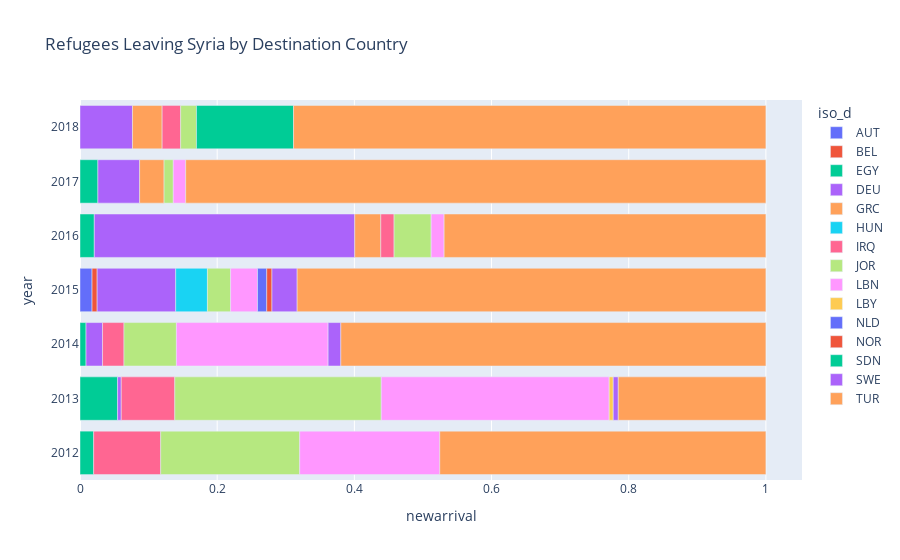

Notebook code cell kept with this figure:
### Code cell
import plotly.express as px

norm_df = df[(df.iso_o == 'SYR') & (df.year >= 2012) & (df.year <= 2018)  & (df.newarrival > 10000) ]
norm_df['newarrival'] = norm_df.groupby(['iso_o', 'year'])['newarrival'].transform(lambda x: x / x.sum())
# norm_df['year'] = norm_df['year'].astype('str')

fig = px.bar(norm_df, y="year", x="newarrival", color="iso_d", title="Refugees Leaving Syria by Destination Country", orientation = 'h')
fig.show()

### Figure 1 — Plotly figure (JSON) as saved in the notebook; plotly's stock layout.template omitted (floating-point values rounded to 4 significant figures)
{"data": [{"alignmentgroup": "True", "hovertemplate": "iso_d=AUT<br>newarrival=%{x}<br>year=%{y}<extra></extra>", "legendgroup": "AUT", "marker": {"color": "#636efa", "pattern": {"shape": ""}}, "name": "AUT", "offsetgroup": "AUT", "orientation": "h", "showlegend": true, "textposition": "auto", "type": "bar", "x": [0.01758], "xaxis": "x", "y": [2015], "yaxis": "y"}, {"alignmentgroup": "True", "hovertemplate": "iso_d=BEL<br>newarrival=%{x}<br>year=%{y}<extra></extra>", "legendgroup": "BEL", "marker": {"color": "#EF553B", "pattern": {"shape": ""}}, "name": "BEL", "offsetgroup": "BEL", "orientation": "h", "showlegend": true, "textposition": "auto", "type": "bar", "x": [0.007429], "xaxis": "x", "y": [2015], "yaxis": "y"}, {"alignmentgroup": "True", "hovertemplate": "iso_d=EGY<br>newarrival=%{x}<br>year=%{y}<extra></extra>", "legendgroup": "EGY", "marker": {"color": "#00cc96", "pattern": {"shape": ""}}, "name": "EGY", "offsetgroup": "EGY", "orientation": "h", "showlegend": true, "textposition": "auto", "type": "bar", "x": [0.01993, 0.05478, 0.008794, 0.02083, 0.0261], "xaxis": "x", "y": [2012, 2013, 2014, 2016, 2017], "yaxis": "y"}, {"alignmentgroup": "True", "hovertemplate": "iso_d=DEU<br>newarrival=%{x}<br>year=%{y}<extra></extra>", "legendgroup": "DEU", "marker": {"color": "#ab63fa", "pattern": {"shape": ""}}, "name": "DEU", "offsetgroup": "DEU", "orientation": "h", "showlegend": true, "textposition": "auto", "type": "bar", "x": [0.005337, 0.02406, 0.1145, 0.3798, 0.06083, 0.07651], "xaxis": "x", "y": [2013, 2014, 2015, 2016, 2017, 2018], "yaxis": "y"}, {"alignmentgroup": "True", "hovertemplate": "iso_d=GRC<br>newarrival=%{x}<br>year=%{y}<extra></extra>", "legendgroup": "GRC", "marker": {"color": "#FFA15A", "pattern": {"shape": ""}}, "name": "GRC", "offsetgroup": "GRC", "orientation": "h", "showlegend": true, "textposition": "auto", "type": "bar", "x": [0.03796, 0.03565, 0.04323], "xaxis": "x", "y": [2016, 2017, 2018], "yaxis": "y"}, {"alignmentgroup": "True", "hovertemplate": "iso_d=HUN<br>newarrival=%{x}<br>year=%{y}<extra></extra>", "legendgroup": "HUN", "marker": {"color": "#19d3f3", "pattern": {"shape": ""}}, "name": "HUN", "offsetgroup": "HUN", "orientation": "h", "showlegend": true, "textposition": "auto", "type": "bar", "x": [0.04625], "xaxis": "x", "y": [2015], "yaxis": "y"}, {"alignmentgroup": "True", "hovertemplate": "iso_d=IRQ<br>newarrival=%{x}<br>year=%{y}<extra></extra>", "legendgroup": "IRQ", "marker": {"color": "#FF6692", "pattern": {"shape": ""}}, "name": "IRQ", "offsetgroup": "IRQ", "orientation": "h", "showlegend": true, "textposition": "auto", "type": "bar", "x": [0.09773, 0.07808, 0.03128, 0.01938, 0.02704], "xaxis": "x", "y": [2012, 2013, 2014, 2016, 2018], "yaxis": "y"}, {"alignmentgroup": "True", "hovertemplate": "iso_d=JOR<br>newarrival=%{x}<br>year=%{y}<extra></extra>", "legendgroup": "JOR", "marker": {"color": "#B6E880", "pattern": {"shape": ""}}, "name": "JOR", "offsetgroup": "JOR", "orientation": "h", "showlegend": true, "textposition": "auto", "type": "bar", "x": [0.2027, 0.301, 0.07641, 0.03379, 0.05405, 0.01341, 0.02303], "xaxis": "x", "y": [2012, 2013, 2014, 2015, 2016, 2017, 2018], "yaxis": "y"}, {"alignmentgroup": "True", "hovertemplate": "iso_d=LBN<br>newarrival=%{x}<br>year=%{y}<extra></extra>", "legendgroup": "LBN", "marker": {"color": "#FF97FF", "pattern": {"shape": ""}}, "name": "LBN", "offsetgroup": "LBN", "orientation": "h", "showlegend": true, "textposition": "auto", "type": "bar", "x": [0.2042, 0.3323, 0.2212, 0.03923, 0.0189, 0.01808], "xaxis": "x", "y": [2012, 2013, 2014, 2015, 2016, 2017], "yaxis": "y"}, {"alignmentgroup": "True", "hovertemplate": "iso_d=LBY<br>newarrival=%{x}<br>year=%{y}<extra></extra>", "legendgroup": "LBY", "marker": {"color": "#FECB52", "pattern": {"shape": ""}}, "name": "LBY", "offsetgroup": "LBY", "orientation": "h", "showlegend": true, "textposition": "auto", "type": "bar", "x": [0.00587], "xaxis": "x", "y": [2013], "yaxis": "y"}, {"alignmentgroup": "True", "hovertemplate": "iso_d=NLD<br>newarrival=%{x}<br>year=%{y}<extra></extra>", "legendgroup": "NLD", "marker": {"color": "#636efa", "pattern": {"shape": ""}}, "name": "NLD", "offsetgroup": "NLD", "orientation": "h", "showlegend": true, "textposition": "auto", "type": "bar", "x": [0.01348], "xaxis": "x", "y": [2015], "yaxis": "y"}, {"alignmentgroup": "True", "hovertemplate": "iso_d=NOR<br>newarrival=%{x}<br>year=%{y}<extra></extra>", "legendgroup": "NOR", "marker": {"color": "#EF553B", "pattern": {"shape": ""}}, "name": "NOR", "offsetgroup": "NOR", "orientation": "h", "showlegend": true, "textposition": "auto", "type": "bar", "x": [0.007591], "xaxis": "x", "y": [2015], "yaxis": "y"}, {"alignmentgroup": "True", "hovertemplate": "iso_d=SDN<br>newarrival=%{x}<br>year=%{y}<extra></extra>", "legendgroup": "SDN", "marker": {"color": "#00cc96", "pattern": {"shape": ""}}, "name": "SDN", "offsetgroup": "SDN", "orientation": "h", "showlegend": true, "textposition": "auto", "type": "bar", "x": [0.1415], "xaxis": "x", "y": [2018], "yaxis": "y"}, {"alignmentgroup": "True", "hovertemplate": "iso_d=SWE<br>newarrival=%{x}<br>year=%{y}<extra></extra>", "legendgroup": "SWE", "marker": {"color": "#ab63fa", "pattern": {"shape": ""}}, "name": "SWE", "offsetgroup": "SWE", "orientation": "h", "showlegend": true, "textposition": "auto", "type": "bar", "x": [0.007348, 0.01854, 0.03673], "xaxis": "x", "y": [2013, 2014, 2015], "yaxis": "y"}, {"alignmentgroup": "True", "hovertemplate": "iso_d=TUR<br>newarrival=%{x}<br>year=%{y}<extra></extra>", "legendgroup": "TUR", "marker": {"color": "#FFA15A", "pattern": {"shape": ""}}, "name": "TUR", "offsetgroup": "TUR", "orientation": "h", "showlegend": true, "textposition": "auto", "type": "bar", "x": [0.4755, 0.2152, 0.6197, 0.6834, 0.4691, 0.8459, 0.6887], "xaxis": "x", "y": [2012, 2013, 2014, 2015, 2016, 2017, 2018], "yaxis": "y"}], "layout": {"barmode": "relative", "legend": {"title": {"text": "iso_d"}, "tracegroupgap": 0}, "title": {"text": "Refugees Leaving Syria by Destination Country"}, "xaxis": {"anchor": "y", "domain": [0, 1], "title": {"text": "newarrival"}}, "yaxis": {"anchor": "x", "domain": [0, 1], "title": {"text": "year"}}}}
